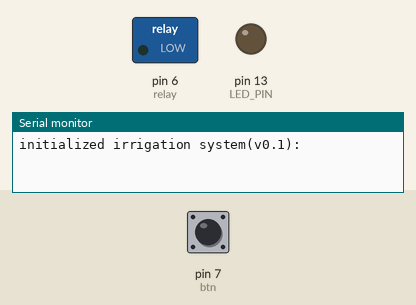
A sketch run on a simulated Arduino Uno, built with avr-gcc and run on an emulated ATmega328P. Shown: switched loads named in the sketch (green lamp = pin HIGH), output pins drawn as LEDs (lit = HIGH), the last lines printed to the serial monitor. The inputs (shaded band) are chosen by the test bench; at power-on: pin 7 (btn) HIGH.

Above: at 1.2 s.
1.3 s: pin 7 (btn) pulled LOW for 0.15 s
At 2.3 s:
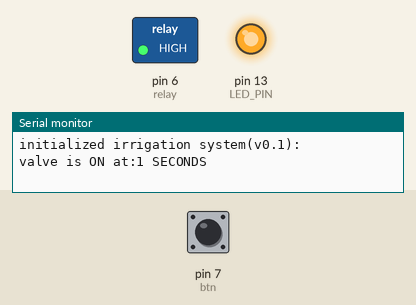
4.4 s: pin 7 (btn) pulled LOW for 3.2 s
At 12.4 s:
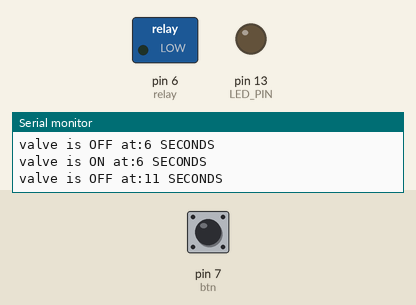
Timing chart, 0 to 13.9 s (numbered marks = the images above; inputs shaded):
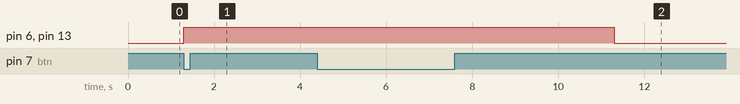

The sketch:

manualirrigationcontroller.ino
```cpp
const int relay = 6;
const int btn = 7;
const int LED_PIN = 13;
unsigned long stop;

bool current_state = HIGH;


unsigned long time;


void setup() {
  //
  pinMode(relay,OUTPUT);
  pinMode(btn,INPUT_PULLUP);
  pinMode(LED_PIN,OUTPUT);
  digitalWrite(relay,LOW);
  digitalWrite(btn,HIGH);
  Serial.begin(9600);
  Serial.println("initialized irrigation system(v0.1):");


}
void loop(){
  bool pressed = digitalRead(btn);
  if (pressed == HIGH){


   digitalWrite(relay,LOW);
   digitalWrite(LED_PIN,LOW);

  }else{

    digitalWrite(relay,HIGH);
    time=millis()/1000;
    Serial.print("valve is ON at:");

    Serial.print(time);
    Serial.println(" SECONDS");
    digitalWrite(LED_PIN,HIGH);
    delay(5000);
     long stop = millis()/1000;
     Serial.print("valve is OFF at:");
    Serial.print(stop);
    Serial.println(" SECONDS");


    }


  }
```

Measured:
- after the input at 1.3 s, pin 6 (relay), pin 13 (LED_PIN): LOW → HIGH at once
- after the input at 4.4 s, pin 6 (relay), pin 13 (LED_PIN): HIGH → LOW after 6.9 s instead of 1.9 s
